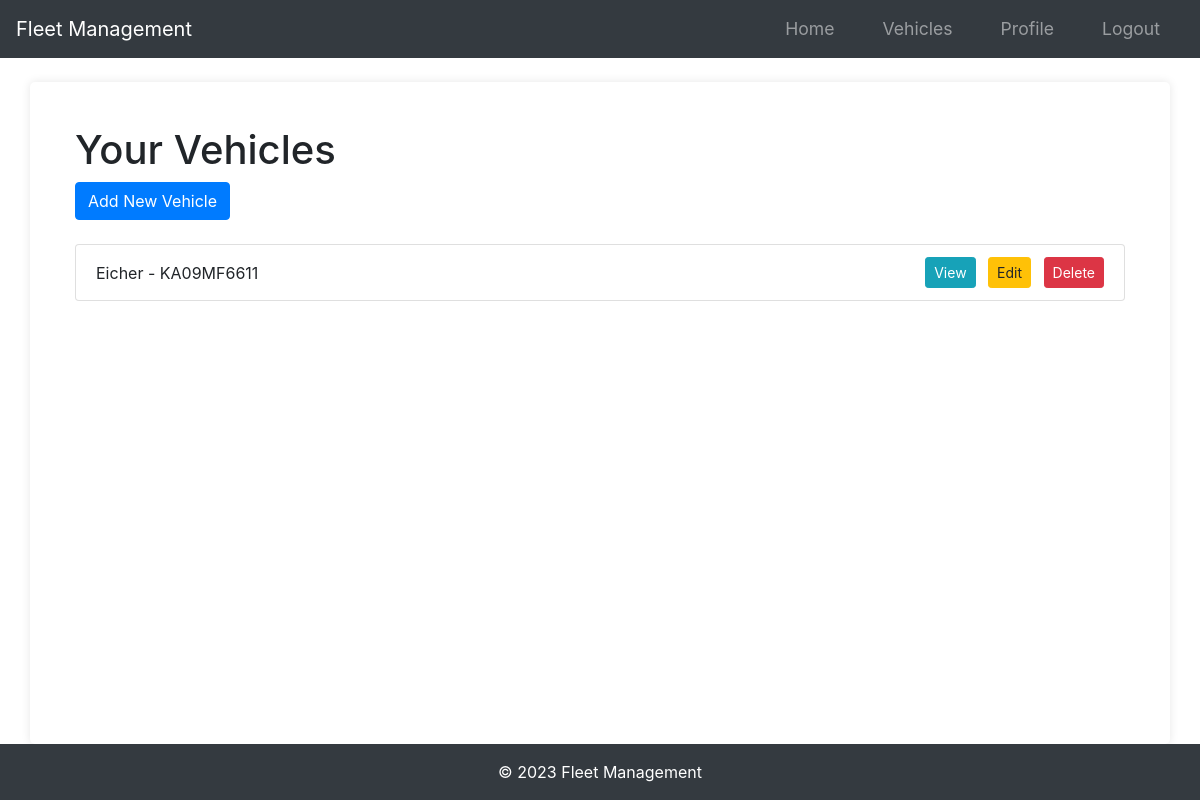
The app's page /vehicles (signed in), older data.
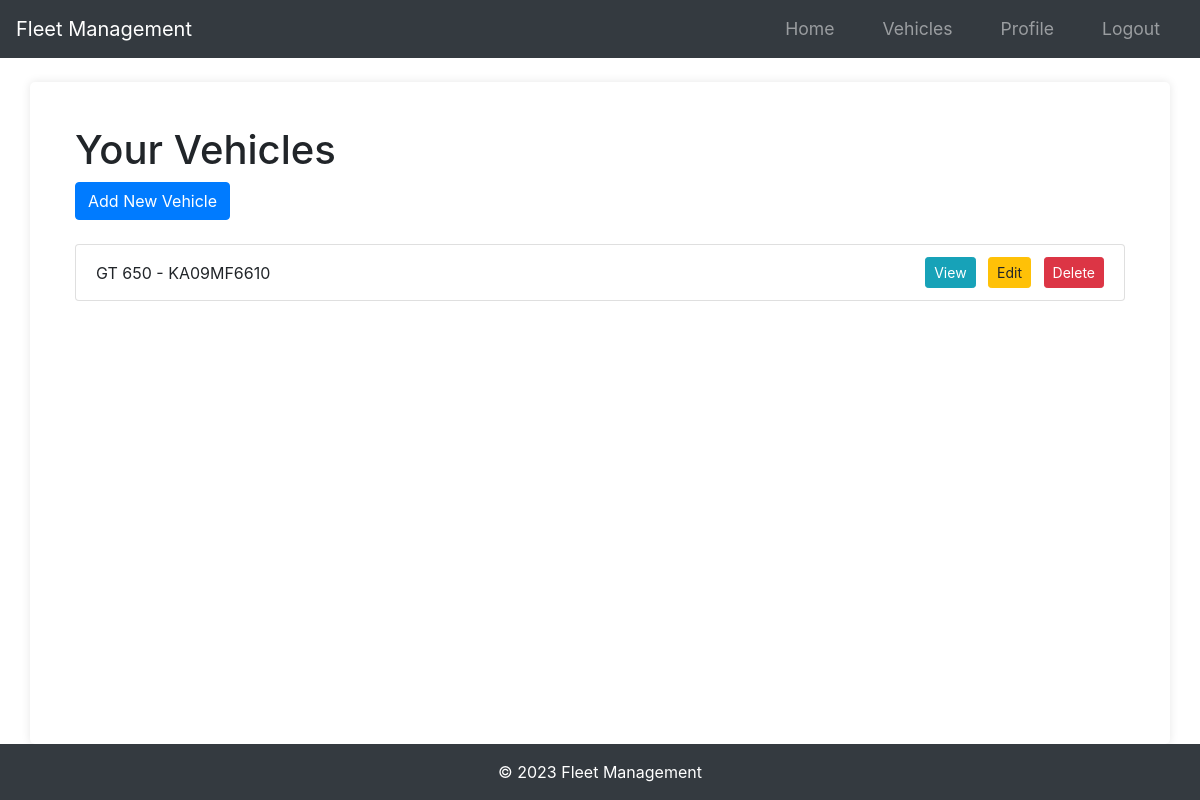
The same page, newer data.
### app/models.py (models this page shows)
class Vehicle(db.Model):
    id = db.Column(db.Integer, primary_key=True)
    name = db.Column(db.String(100), nullable=False)
    vehicle_number = db.Column(db.String(100), unique=True, nullable=False)
    user_id = db.Column(db.Integer, db.ForeignKey("user.id"), nullable=False)
    documents = db.relationship(
        "Document", backref="vehicle", lazy=True, cascade="all, delete-orphan"
    )

### app/routes.py (the view)
@main.route("/vehicles")
@login_required
def list_vehicles():
    vehicles = Vehicle.query.filter_by(owner=current_user).all()
    return render_template("list_vehicles.html", vehicles=vehicles)

### app/__init__.py (called while the page is built)
def create_app(config_class=Config):
    app = Flask(__name__)
    app.config.from_object(config_class)
    db.init_app(app)
    bcrypt.init_app(app)
    login_manager.init_app(app)
    mail.init_app(app)
    migrate.init_app(app, db)
    login_manager.login_view = "main.login"
    login_manager.login_message_category = "info"
    from app.models import User
    @login_manager.user_loader
    def load_user(user_id):
        return User.query.get(int(user_id))
    from app.routes import main as main_blueprint
    app.register_blueprint(main_blueprint)
    scheduler = BackgroundScheduler()
    scheduler.add_job(check_document_expirations, "interval", hours=24)
    scheduler.start()
    return app

### app/templates/list_vehicles.html (shortened to what this page needs)
{% extends "layout.html" %}
{% block main %}
<div class="container">
    <h1 class="mt-4">Your Vehicles</h1>
    <a href="{{ url_for('main.new_vehicle') }}" class="btn btn-primary mb-4">Add New Vehicle</a>
    <ul class="list-group">
        {% for vehicle in vehicles %}
        <li class="list-group-item d-flex justify-content-between align-items-center">
            <span>{{ vehicle.name }} - {{ vehicle.vehicle_number }}</span>
            <span>
                <a href="{{ url_for('main.view_vehicle', vehicle_id=vehicle.id) }}" class="btn btn-info btn-sm mr-2">View</a>
                <a href="{{ url_for('main.edit_vehicle', vehicle_id=vehicle.id) }}" class="btn btn-warning btn-sm mr-2">Edit</a>
                <form action="{{ url_for('main.delete_vehicle', vehicle_id=vehicle.id) }}" method="POST" class="d-inline">
                    <button type="submit" class="btn btn-danger btn-sm">Delete</button>
                </form>
            </span>
        </li>
        {% endfor %}
    </ul>
</div>
{% endblock %}

Row changes from the older to the newer data that the page shows:
changed Vehicle: name "Eicher" → "GT 650"; vehicle_number "KA09MF6611" → "KA09MF6610"
